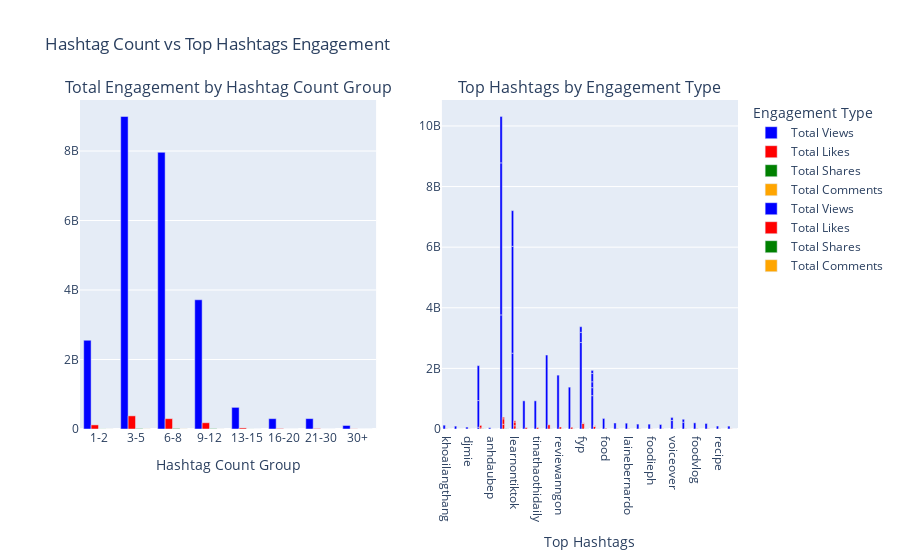

Notebook code for this chart:
### Code cell
# Usage Example:
hashtag_effect_df = analyze_hashtag_count_effect(video_info_df)
top_hashtags_df = get_top_hashtags_by_group(video_info_df)
fig = plot_hashtag_count_with_top_hashtags(hashtag_effect_df, top_hashtags_df)
fig.show()

### Figure 1 — Plotly figure (JSON) as saved in the notebook; plotly's stock layout.template omitted (floating-point values rounded to 4 significant figures)
{"data": [{"marker": {"color": "blue"}, "name": "Total Views", "showlegend": true, "type": "bar", "x": ["1-2", "3-5", "6-8", "9-12", "13-15", "16-20", "21-30", "30+"], "xaxis": "x", "y": [2554191022, 8994022426, 7961747820, 3718780406, 622724595, 297712242, 298624786, 101552800], "yaxis": "y"}, {"marker": {"color": "red"}, "name": "Total Likes", "showlegend": true, "type": "bar", "x": ["1-2", "3-5", "6-8", "9-12", "13-15", "16-20", "21-30", "30+"], "xaxis": "x", "y": [118102774, 378388509, 297494527, 179468472, 30757298, 13091417, 14492547, 4444453], "yaxis": "y"}, {"marker": {"color": "green"}, "name": "Total Shares", "showlegend": true, "type": "bar", "x": ["1-2", "3-5", "6-8", "9-12", "13-15", "16-20", "21-30", "30+"], "xaxis": "x", "y": [2874049, 12121028, 15348865, 10345125, 1525322, 801654, 959027, 461410], "yaxis": "y"}, {"marker": {"color": "orange"}, "name": "Total Comments", "showlegend": true, "type": "bar", "x": ["1-2", "3-5", "6-8", "9-12", "13-15", "16-20", "21-30", "30+"], "xaxis": "x", "y": [1027166, 3264381, 2922823, 1477930, 218963, 101436, 175631, 62986], "yaxis": "y"}, {"marker": {"color": "blue"}, "name": "Total Views", "showlegend": true, "type": "bar", "x": ["khoailangthang", "ad", "djmie", "mukbang", "anhdaubep", "ancungtiktok", "learnontiktok", "tinathaothi", "tinathaothidaily", "mukbang", "ancungtiktok", "learnontiktok", "", "reviewanngon", "vtmgr", "fyp", "ancungtiktok", "learnontiktok", "mukbang", "foodie", "food", "fyp", "foodie", "foryou", "lainebernardo", "foodie", "fyp", "longervideos", "foodieph", "foodtiktok", "voiceover", "foodie", "haseebee", "foodvlog", "spicy", "foodie", "voiceover", "recipe", "haseebee", "oyehoyehoye"], "xaxis": "x2", "y": [126241900, 95100000, 64356500, 57830800, 41751400, 3764871768, 2501976884, 929362100, 929362100, 880832947, 5016656093, 3525820128, 2440605000, 1777358288, 1380993598, 2854908189, 1531470956, 1177845336, 1152065761, 1100436601, 347795025, 334431209, 263492525, 198541200, 192204700, 193592900, 186189900, 162119900, 160477200, 148499500, 279851500, 272841600, 224270000, 203096000, 182400000, 104114800, 101833100, 97450600, 96687300, 95622800], "yaxis": "y2"}, {"marker": {"color": "red"}, "name": "Total Likes", "showlegend": true, "type": "bar", "x": ["khoailangthang", "ad", "djmie", "mukbang", "anhdaubep", "ancungtiktok", "learnontiktok", "tinathaothi", "tinathaothidaily", "mukbang", "ancungtiktok", "learnontiktok", "", "reviewanngon", "vtmgr", "fyp", "ancungtiktok", "learnontiktok", "mukbang", "foodie", "food", "fyp", "foodie", "foryou", "lainebernardo", "foodie", "fyp", "longervideos", "foodieph", "foodtiktok", "voiceover", "foodie", "haseebee", "foodvlog", "spicy", "foodie", "voiceover", "recipe", "haseebee", "oyehoyehoye"], "xaxis": "x2", "y": [6224400, 483700, 3143709, 2583700, 935300, 155433991, 106920976, 45064619, 45064619, 32427008, 180722870, 123399439, 137470028, 65578293, 55387397, 184783837, 51724068, 39259821, 82794719, 81478289, 21172326, 13759967, 11995062, 9705658, 9414697, 7994338, 7247678, 6398698, 6338258, 5767345, 13626989, 13106724, 10597403, 9631698, 8788412, 4557900, 4505900, 4233600, 4217200, 4147600], "yaxis": "y2"}, {"marker": {"color": "green"}, "name": "Total Shares", "showlegend": true, "type": "bar", "x": ["khoailangthang", "ad", "djmie", "mukbang", "anhdaubep", "ancungtiktok", "learnontiktok", "tinathaothi", "tinathaothidaily", "mukbang", "ancungtiktok", "learnontiktok", "", "reviewanngon", "vtmgr", "fyp", "ancungtiktok", "learnontiktok", "mukbang", "foodie", "food", "fyp", "foodie", "foryou", "lainebernardo", "foodie", "fyp", "longervideos", "foodieph", "foodtiktok", "voiceover", "foodie", "haseebee", "foodvlog", "spicy", "foodie", "voiceover", "recipe", "haseebee", "oyehoyehoye"], "xaxis": "x2", "y": [77174, 7662, 118349, 62862, 22677, 6285321, 4242878, 1413978, 1413978, 925831, 10207428, 8184862, 4204185, 3536770, 3143858, 9733142, 3179361, 2277268, 4028281, 4309225, 912188, 1015163, 774643, 565258, 537870, 463319, 448431, 346387, 389675, 322366, 908684, 892053, 774729, 614216, 651503, 477040, 464610, 455342, 450997, 448456], "yaxis": "y2"}, {"marker": {"color": "orange"}, "name": "Total Comments", "showlegend": true, "type": "bar", "x": ["khoailangthang", "ad", "djmie", "mukbang", "anhdaubep", "ancungtiktok", "learnontiktok", "tinathaothi", "tinathaothidaily", "mukbang", "ancungtiktok", "learnontiktok", "", "reviewanngon", "vtmgr", "fyp", "ancungtiktok", "learnontiktok", "mukbang", "foodie", "food", "fyp", "foodie", "foryou", "lainebernardo", "foodie", "fyp", "longervideos", "foodieph", "foodtiktok", "voiceover", "foodie", "haseebee", "foodvlog", "spicy", "foodie", "voiceover", "recipe", "haseebee", "oyehoyehoye"], "xaxis": "x2", "y": [66333, 1268, 26817, 23069, 9261, 1361681, 1048138, 397708, 397708, 335047, 1785692, 1414206, 716120, 592202, 429511, 1185514, 556501, 406101, 434009, 441337, 107811, 136006, 95997, 68777, 65758, 59127, 51873, 41544, 41443, 36669, 165527, 155069, 122350, 112804, 104380, 67560, 63827, 59613, 59756, 59051], "yaxis": "y2"}], "layout": {"annotations": [{"font": {"size": 16}, "showarrow": false, "text": "Total Engagement by Hashtag Count Group", "x": 0.225, "xanchor": "center", "xref": "paper", "y": 1, "yanchor": "bottom", "yref": "paper"}, {"font": {"size": 16}, "showarrow": false, "text": "Top Hashtags by Engagement Type", "x": 0.775, "xanchor": "center", "xref": "paper", "y": 1, "yanchor": "bottom", "yref": "paper"}], "barmode": "group", "legend": {"title": {"text": "Engagement Type"}}, "title": {"text": "Hashtag Count vs Top Hashtags Engagement"}, "xaxis": {"anchor": "y", "domain": [0, 0.45], "title": {"text": "Hashtag Count Group"}}, "xaxis2": {"anchor": "y2", "domain": [0.55, 1], "title": {"text": "Top Hashtags"}}, "yaxis": {"anchor": "x", "domain": [0, 1]}, "yaxis2": {"anchor": "x2", "domain": [0, 1]}}}
